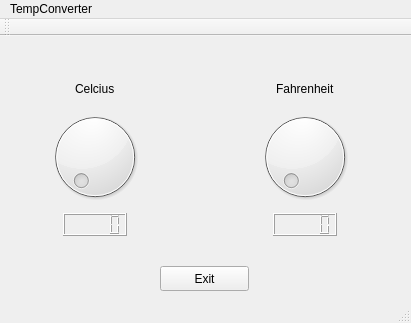
<?xml version="1.0" encoding="UTF-8"?>
<ui version="4.0">
 <class>TempConverter</class>
 <widget class="QMainWindow" name="TempConverter">
  <property name="geometry">
   <rect>
    <x>0</x>
    <y>0</y>
    <width>411</width>
    <height>323</height>
   </rect>
  </property>
  <property name="windowTitle">
   <string>TempConverter</string>
  </property>
  <widget class="QWidget" name="centralWidget">
   <widget class="QWidget" name="verticalLayoutWidget">
    <property name="geometry">
     <rect>
      <x>0</x>
      <y>30</y>
      <width>191</width>
      <height>181</height>
     </rect>
    </property>
    <layout class="QVBoxLayout" name="verticalLayout">
     <item alignment="Qt::AlignHCenter">
      <widget class="QLabel" name="label">
       <property name="text">
        <string>Celcius</string>
       </property>
      </widget>
     </item>
     <item alignment="Qt::AlignHCenter">
      <widget class="QDial" name="Dial_Celcius">
       <property name="maximum">
        <number>100</number>
       </property>
      </widget>
     </item>
     <item alignment="Qt::AlignHCenter">
      <widget class="QLCDNumber" name="Lcd_Celcius"/>
     </item>
    </layout>
   </widget>
   <widget class="QWidget" name="verticalLayoutWidget_2">
    <property name="geometry">
     <rect>
      <x>210</x>
      <y>30</y>
      <width>191</width>
      <height>181</height>
     </rect>
    </property>
    <layout class="QVBoxLayout" name="verticalLayout_2">
     <item alignment="Qt::AlignHCenter">
      <widget class="QLabel" name="label_2">
       <property name="text">
        <string>Fahrenheit</string>
       </property>
      </widget>
     </item>
     <item alignment="Qt::AlignHCenter">
      <widget class="QDial" name="Dial_Fahrenheit">
       <property name="maximum">
        <number>300</number>
       </property>
      </widget>
     </item>
     <item alignment="Qt::AlignHCenter">
      <widget class="QLCDNumber" name="Lcd_Fahrenheit"/>
     </item>
    </layout>
   </widget>
   <widget class="QPushButton" name="ExitButton">
    <property name="geometry">
     <rect>
      <x>160</x>
      <y>230</y>
      <width>89</width>
      <height>25</height>
     </rect>
    </property>
    <property name="text">
     <string>Exit</string>
    </property>
   </widget>
  </widget>
  <widget class="QMenuBar" name="menuBar">
   <property name="geometry">
    <rect>
     <x>0</x>
     <y>0</y>
     <width>411</width>
     <height>28</height>
    </rect>
   </property>
   <widget class="QMenu" name="menuTempConverter">
    <property name="title">
     <string>TempConverter</string>
    </property>
   </widget>
   <addaction name="menuTempConverter"/>
  </widget>
  <widget class="QToolBar" name="mainToolBar">
   <attribute name="toolBarArea">
    <enum>TopToolBarArea</enum>
   </attribute>
   <attribute name="toolBarBreak">
    <bool>false</bool>
   </attribute>
  </widget>
  <widget class="QStatusBar" name="statusBar"/>
 </widget>
 <layoutdefault spacing="6" margin="11"/>
 <resources/>
 <connections/>
</ui>
